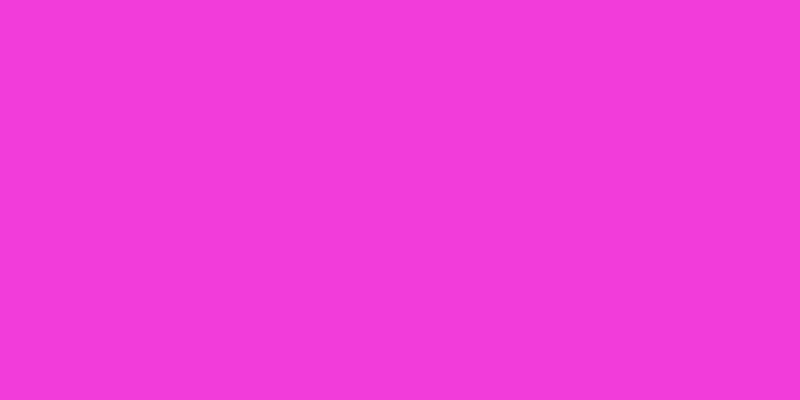
Frame 1 (no input)
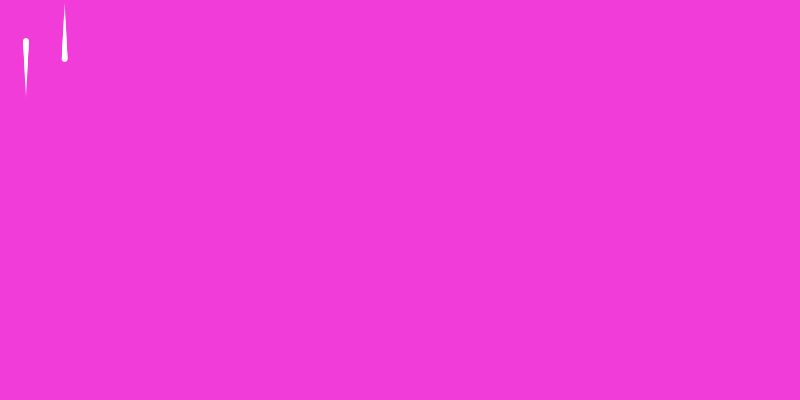
Frame 60 (the mouse pressed at the canvas centre just before this capture)
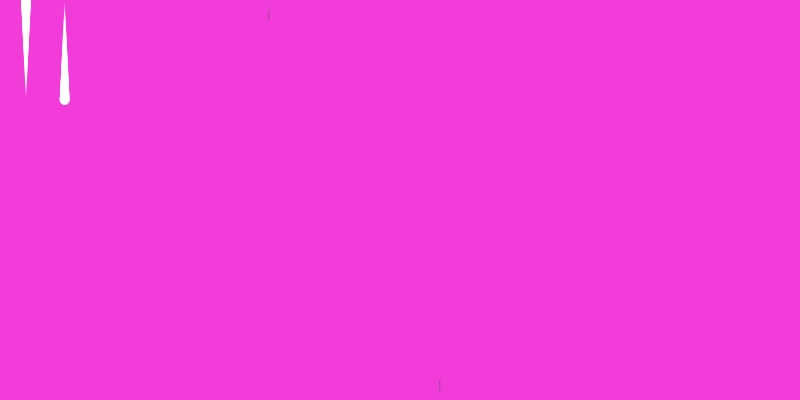
Frame 120 (the mouse held since frame 60 and released just before this capture)

The Processing sketch that drew these frames (run headless with seeded random() and noise(); from frame 60 on, the mouse is pressed at the canvas centre):

// Processing sketch: processing_134814
// ── processing_134814.pde

float x = random(width);
float x2 = random(width);
int y = 0;
int y2 = height;
float bigness = 0;
 
void setup(){
  size(800,400);
  background(random(255),random(255),random(255));
   
}
 
void draw(){
 
 
noStroke();
 
   ellipse(x,y, bigness,bigness); 
   
   ellipse(x2,y2, bigness, bigness);
   y2--;
   y++;
   bigness = bigness + 0.1;
   
   if(y>height || y2<0)
   {
     fill(random(255),random(255));
      y2 = height;
      x2 = x = random(width);
      x = random(width);
      y = 0;
      bigness = 0;
   }
   
   
  }

 
